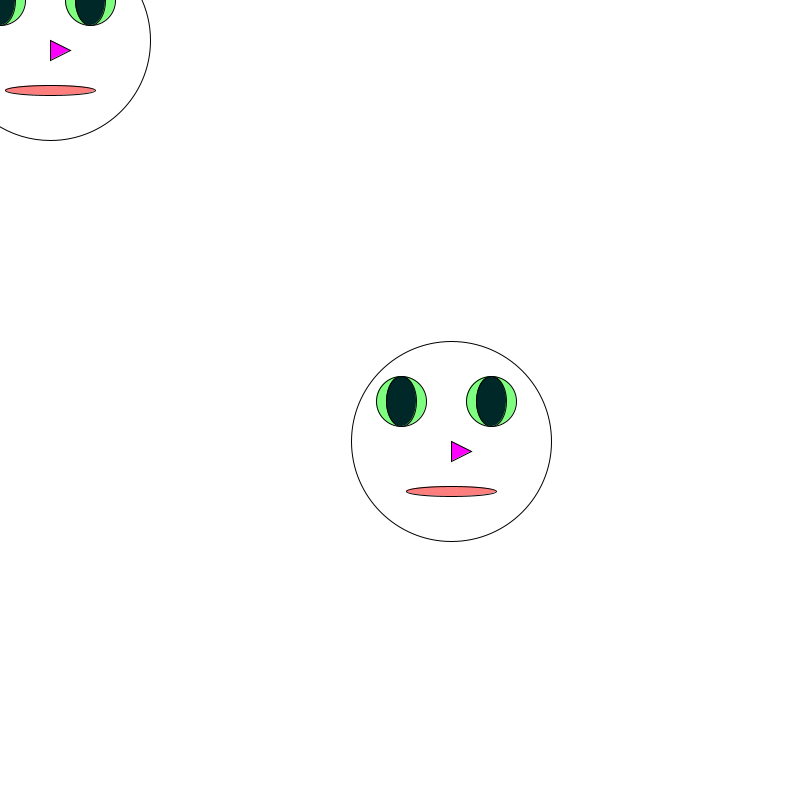
Frame 1 (no input)
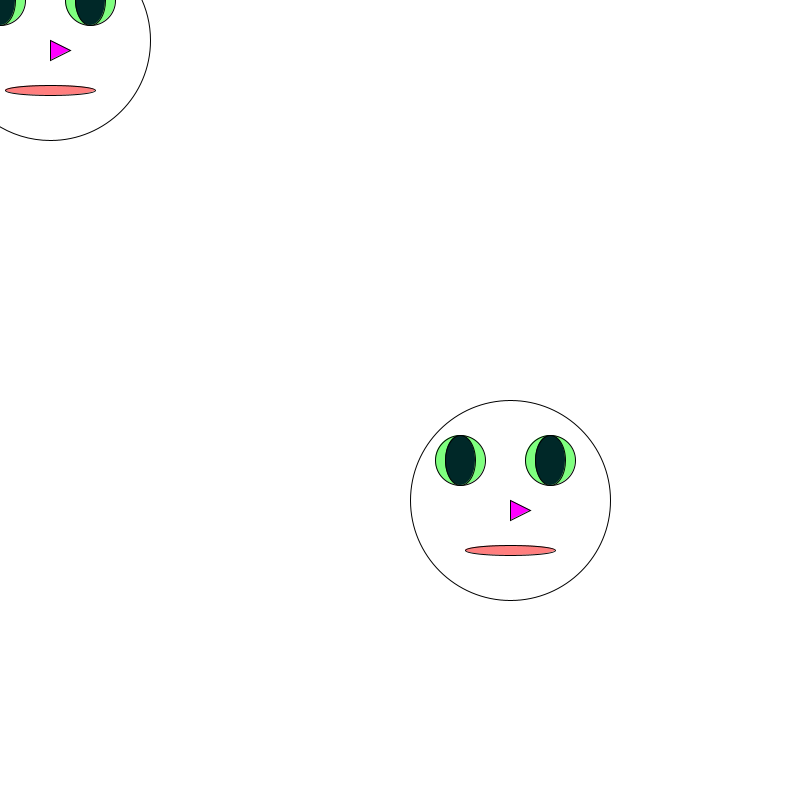
Frame 60 (the mouse pressed at the canvas centre just before this capture)
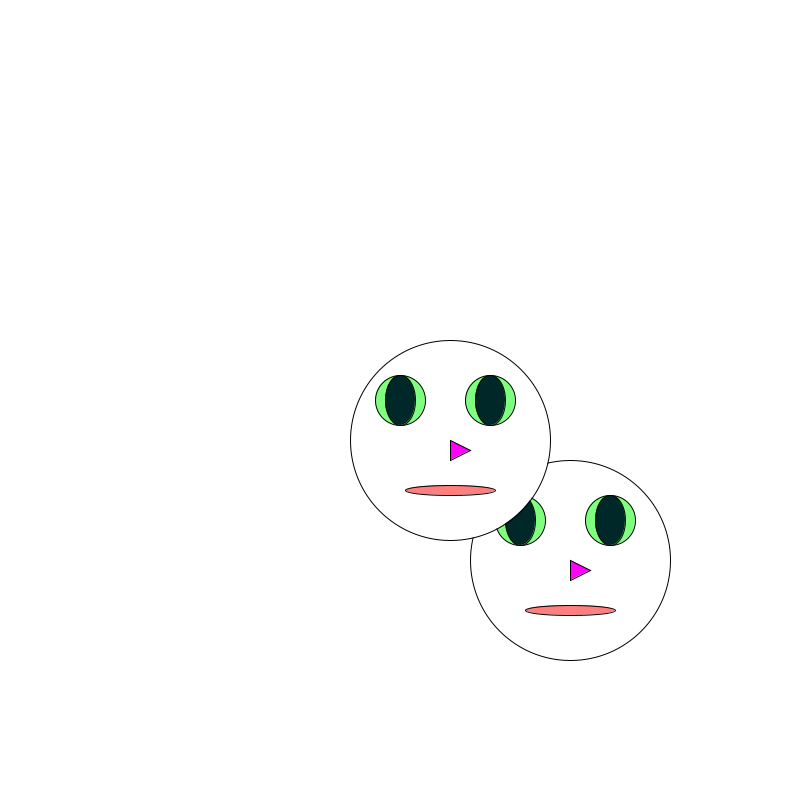
Frame 120 (the mouse held since frame 60 and released just before this capture)

The Processing sketch that drew these frames (run headless with seeded random() and noise(); from frame 60 on, the mouse is pressed at the canvas centre):

// Processing sketch: Avatar
// ── Avatar.pde
/** Avatar: a function that draws a face/character/animal/object,

 *at a particular x,y location.


 */
void avatar(int x, int y){
  //your code here
  fill (255,255,255);
  circle(x+50,y+40,200);

  fill (127, 255, 127); 
  ellipse(x, y, 50, 50);
  fill (0, 40, 40); 
  ellipse(x, y, 30, 50);
  
  fill (127, 255, 127); 
  ellipse(x+90, y, 50, 50);
  
  fill (0, 40, 40); 
  ellipse(x+90, y, 30, 50);
  
  fill (255, 127, 127); 
  ellipse(x+50, y+90, 90, 10);
  
  fill (255, 0, 255);
  triangle(x+50, y+40, x+50, y+60, x+70, y+50);
  
//replace the rectangle with something better


}



//to test your code, here is a setup/draw

//The code should draw 3 avatars, one of them moves.
int x,y;
int MODE;
void setup(){
   size(800,800);
   MODE = 3;
   x = width/2;
   y = height/2;
}
void draw(){
   background(255);
   x = change(x);
   y = change(y);
   avatar(x,y);
   avatar(mouseX,mouseY);
}
void mouseClicked() {
  MODE++;
  if (MODE==4){
    MODE=1;
  }
}
int change(int value){
  /**
   mode 1: return a random location on the screen.
   mode 2: change value by +1, 0, or -1 randomly
   mode 3: change value by +1 , but if it goes past the end of the screen ,
         wrap back around to the other end of the screen.
  */

  switch(MODE){
   case 1:
     return (int) random(0,800);
   case 2:
     return value + (int) random (0,3)-1;
   case 3:
     value++;
     if (value>=800){
       value=0;
     }
     return value;
   default:
     return width/2;
  }
  }
